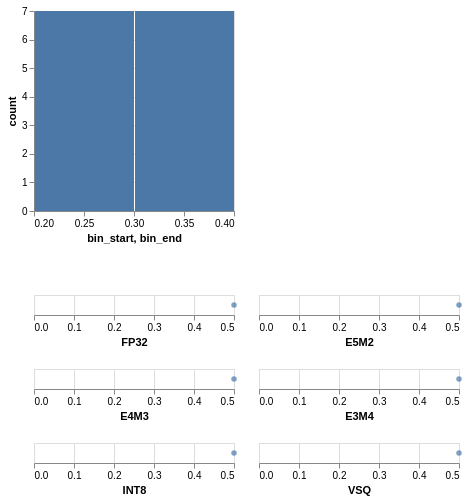

Specify this chart in Vega-Lite:
### Vega specification from a JSON file in a GitHub repository (floating-point values rounded to 4 significant figures)
{"$schema": "https://vega.github.io/schema/vega/v5.json", "background": "white", "padding": 5, "layout": {"columns": 1, "padding": 50}, "data": [{"name": "data_FP32", "values": [{"value": 0.5, "type_": "FP32"}]}, {"name": "data_E5M2", "values": [{"value": 0.5, "type_": "E5M2"}]}, {"name": "data_E4M3", "values": [{"value": 0.5, "type_": "E4M3"}]}, {"name": "data_E3M4", "values": [{"value": 0.5, "type_": "E3M4"}]}, {"name": "data_INT8", "values": [{"value": 0.5, "type_": "INT8"}]}, {"name": "data_VSQ", "values": [{"value": 0.5, "type_": "VSQ"}]}, {"name": "hist_source_0", "values": [{"bin_start": 0.3, "bin_end": 0.4, "count": 7}, {"bin_start": 0.2, "bin_end": 0.3, "count": 7}]}, {"name": "hist_data_0", "source": "hist_source_0", "transform": [{"type": "stack", "groupby": ["bin_start", "bin_start"], "field": "count", "sort": {"field": [], "order": []}, "as": ["count_start", "count_end"], "offset": "zero"}, {"type": "filter", "expr": "isValid(datum[\"bin_start\"]) && isFinite(+datum[\"bin_start\"]) && isValid(datum[\"count\"]) && isFinite(+datum[\"count\"])"}]}], "marks": [{"type": "group", "name": "hist_group", "style": "cell", "signals": [{"name": "hist_height", "value": 200}, {"name": "hist_width", "value": 200}], "marks": [{"type": "group", "name": "child__FP32_group", "style": "cell", "encode": {"update": {"width": {"signal": "hist_width"}, "height": {"signal": "hist_height"}}}, "signals": [{"name": "height", "update": "hist_height"}], "marks": [{"name": "hist_marks", "type": "rect", "style": ["bar"], "from": {"data": "hist_data_0"}, "encode": {"update": {"fill": {"value": "#4c78a8"}, "ariaRoleDescription": {"value": "bar"}, "x2": {"scale": "x", "field": "bin_start", "offset": 1}, "x": {"scale": "x", "field": "bin_end"}, "y": {"scale": "y", "field": "count_end"}, "y2": {"scale": "y", "field": "count_start"}}}}], "axes": [{"scale": "y", "orient": "left", "gridScale": "x", "grid": true, "tickCount": {"signal": "ceil(hist_height/40)"}, "domain": false, "labels": false, "aria": false, "maxExtent": 0, "minExtent": 0, "ticks": false, "zindex": 0}, {"scale": "x", "orient": "bottom", "grid": false, "title": "bin_start, bin_end", "labelFlush": true, "labelOverlap": true, "tickCount": {"signal": "ceil(hist_width/40)"}, "zindex": 0}, {"scale": "y", "orient": "left", "grid": false, "title": "count", "labelOverlap": true, "tickCount": {"signal": "ceil(hist_height/40)"}, "zindex": 0}]}], "scales": [{"name": "x", "type": "linear", "domain": {"data": "hist_data_0", "fields": ["bin_start", "bin_end"]}, "range": [0, {"signal": "hist_width"}], "zero": false}, {"name": "y", "type": "linear", "domain": {"data": "hist_data_0", "fields": ["count_start", "count_end"]}, "range": [{"signal": "hist_height"}, 0], "nice": true, "zero": true}]}, {"type": "group", "name": "scale_group", "style": "cell", "signals": [{"name": "childWidth", "value": 200}, {"name": "childHeight", "value": 20}, {"name": "point_color", "value": "#4778a8"}], "layout": {"padding": 20, "columns": 2, "bounds": "full", "align": "all"}, "marks": [{"type": "group", "name": "child__FP32_group", "style": "cell", "encode": {"update": {"width": {"signal": "childWidth"}, "height": {"signal": "childHeight"}}}, "signals": [{"name": "height", "update": "childHeight"}], "marks": [{"type": "symbol", "name": "child__FP32_marks", "style": "point", "from": {"data": "data_FP32"}, "encode": {"update": {"opacity": {"value": 0.7}, "fill": {"signal": "point_color"}, "ariaRoleDescription": {"value": "point"}, "x": {"scale": "child__FP32_x", "field": "value"}, "y": {"signal": "childHeight", "mult": 0.5}, "tooltip": [{"signal": "{\"value\":datum[\"value\"]}"}]}}}], "axes": [{"scale": "child__FP32_x", "orient": "bottom", "grid": true, "tickCount": {"signal": "ceil(childWidth/40)"}, "domain": false, "labels": false, "aria": false, "maxExtent": 0, "minExtent": 0, "ticks": false, "zindex": 0}, {"scale": "child__FP32_x", "orient": "bottom", "grid": false, "tickCount": {"signal": "ceil(childWidth/40)"}, "zindex": 0, "labelFlush": true, "labelOverlap": true, "title": "FP32"}]}, {"type": "group", "name": "child__E5M2_group", "style": "cell", "encode": {"update": {"width": {"signal": "childWidth"}, "height": {"signal": "childHeight"}}}, "signals": [{"name": "height", "update": "childHeight"}], "marks": [{"type": "symbol", "name": "child__E5M2_marks", "style": "point", "from": {"data": "data_E5M2"}, "encode": {"update": {"opacity": {"value": 0.7}, "fill": {"signal": "point_color"}, "ariaRoleDescription": {"value": "point"}, "x": {"scale": "child__E5M2_x", "field": "value"}, "y": {"signal": "childHeight", "mult": 0.5}, "tooltip": [{"signal": "{\"value\":datum[\"value\"]}"}]}}}], "axes": [{"scale": "child__E5M2_x", "orient": "bottom", "grid": true, "tickCount": {"signal": "ceil(childWidth/40)"}, "domain": false, "labels": false, "aria": false, "maxExtent": 0, "minExtent": 0, "ticks": false, "zindex": 0}, {"scale": "child__E5M2_x", "orient": "bottom", "grid": false, "tickCount": {"signal": "ceil(childWidth/40)"}, "zindex": 0, "labelFlush": true, "labelOverlap": true, "title": "E5M2"}]}, {"type": "group", "name": "child__E4M3_group", "style": "cell", "encode": {"update": {"width": {"signal": "childWidth"}, "height": {"signal": "childHeight"}}}, "signals": [{"name": "height", "update": "childHeight"}], "marks": [{"type": "symbol", "name": "child__E4M3_marks", "style": "point", "from": {"data": "data_E4M3"}, "encode": {"update": {"opacity": {"value": 0.7}, "fill": {"signal": "point_color"}, "ariaRoleDescription": {"value": "point"}, "x": {"scale": "child__E4M3_x", "field": "value"}, "y": {"signal": "childHeight", "mult": 0.5}, "tooltip": [{"signal": "{\"value\":datum[\"value\"]}"}]}}}], "axes": [{"scale": "child__E4M3_x", "orient": "bottom", "grid": true, "tickCount": {"signal": "ceil(childWidth/40)"}, "domain": false, "labels": false, "aria": false, "maxExtent": 0, "minExtent": 0, "ticks": false, "zindex": 0}, {"scale": "child__E4M3_x", "orient": "bottom", "grid": false, "tickCount": {"signal": "ceil(childWidth/40)"}, "zindex": 0, "labelFlush": true, "labelOverlap": true, "title": "E4M3"}]}, {"type": "group", "name": "child__E3M4_group", "style": "cell", "encode": {"update": {"width": {"signal": "childWidth"}, "height": {"signal": "childHeight"}}}, "signals": [{"name": "height", "update": "childHeight"}], "marks": [{"type": "symbol", "name": "child__E3M4_marks", "style": "point", "from": {"data": "data_E3M4"}, "encode": {"update": {"opacity": {"value": 0.7}, "fill": {"signal": "point_color"}, "ariaRoleDescription": {"value": "point"}, "x": {"scale": "child__E3M4_x", "field": "value"}, "y": {"signal": "childHeight", "mult": 0.5}, "tooltip": [{"signal": "{\"value\":datum[\"value\"]}"}]}}}], "axes": [{"scale": "child__E3M4_x", "orient": "bottom", "grid": true, "tickCount": {"signal": "ceil(childWidth/40)"}, "domain": false, "labels": false, "aria": false, "maxExtent": 0, "minExtent": 0, "ticks": false, "zindex": 0}, {"scale": "child__E3M4_x", "orient": "bottom", "grid": false, "tickCount": {"signal": "ceil(childWidth/40)"}, "zindex": 0, "labelFlush": true, "labelOverlap": true, "title": "E3M4"}]}, {"type": "group", "name": "child__INT8_group", "style": "cell", "encode": {"update": {"width": {"signal": "childWidth"}, "height": {"signal": "childHeight"}}}, "signals": [{"name": "height", "update": "childHeight"}], "marks": [{"type": "symbol", "name": "child__INT8_marks", "style": "point", "from": {"data": "data_INT8"}, "encode": {"update": {"opacity": {"value": 0.7}, "fill": {"signal": "point_color"}, "ariaRoleDescription": {"value": "point"}, "x": {"scale": "child__INT8_x", "field": "value"}, "y": {"signal": "childHeight", "mult": 0.5}, "tooltip": [{"signal": "{\"value\":datum[\"value\"]}"}]}}}], "axes": [{"scale": "child__INT8_x", "orient": "bottom", "grid": true, "tickCount": {"signal": "ceil(childWidth/40)"}, "domain": false, "labels": false, "aria": false, "maxExtent": 0, "minExtent": 0, "ticks": false, "zindex": 0}, {"scale": "child__INT8_x", "orient": "bottom", "grid": false, "tickCount": {"signal": "ceil(childWidth/40)"}, "zindex": 0, "labelFlush": true, "labelOverlap": true, "title": "INT8"}]}, {"type": "group", "name": "child__VSQ_group", "style": "cell", "encode": {"update": {"width": {"signal": "childWidth"}, "height": {"signal": "childHeight"}}}, "signals": [{"name": "height", "update": "childHeight"}], "marks": [{"type": "symbol", "name": "child__VSQ_marks", "style": "point", "from": {"data": "data_VSQ"}, "encode": {"update": {"opacity": {"value": 0.7}, "fill": {"signal": "point_color"}, "ariaRoleDescription": {"value": "point"}, "x": {"scale": "child__VSQ_x", "field": "value"}, "y": {"signal": "childHeight", "mult": 0.5}, "tooltip": [{"signal": "{\"value\":datum[\"value\"]}"}]}}}], "axes": [{"scale": "child__VSQ_x", "orient": "bottom", "grid": true, "tickCount": {"signal": "ceil(childWidth/40)"}, "domain": false, "labels": false, "aria": false, "maxExtent": 0, "minExtent": 0, "ticks": false, "zindex": 0}, {"scale": "child__VSQ_x", "orient": "bottom", "grid": false, "tickCount": {"signal": "ceil(childWidth/40)"}, "zindex": 0, "labelFlush": true, "labelOverlap": true, "title": "VSQ"}]}], "scales": [{"name": "child__FP32_x", "type": "linear", "domain": {"data": "data_FP32", "field": "value"}, "range": [0, {"signal": "childWidth"}], "nice": true, "zero": true}, {"name": "child__E5M2_x", "type": "linear", "domain": {"data": "data_E5M2", "field": "value"}, "range": [0, {"signal": "childWidth"}], "nice": true, "zero": true}, {"name": "child__E4M3_x", "type": "linear", "domain": {"data": "data_E4M3", "field": "value"}, "range": [0, {"signal": "childWidth"}], "nice": true, "zero": true}, {"name": "child__E3M4_x", "type": "linear", "domain": {"data": "data_E3M4", "field": "value"}, "range": [0, {"signal": "childWidth"}], "nice": true, "zero": true}, {"name": "child__INT8_x", "type": "linear", "domain": {"data": "data_INT8", "field": "value"}, "range": [0, {"signal": "childWidth"}], "nice": true, "zero": true}, {"name": "child__VSQ_x", "type": "linear", "domain": {"data": "data_VSQ", "field": "value"}, "range": [0, {"signal": "childWidth"}], "nice": true, "zero": true}]}]}
